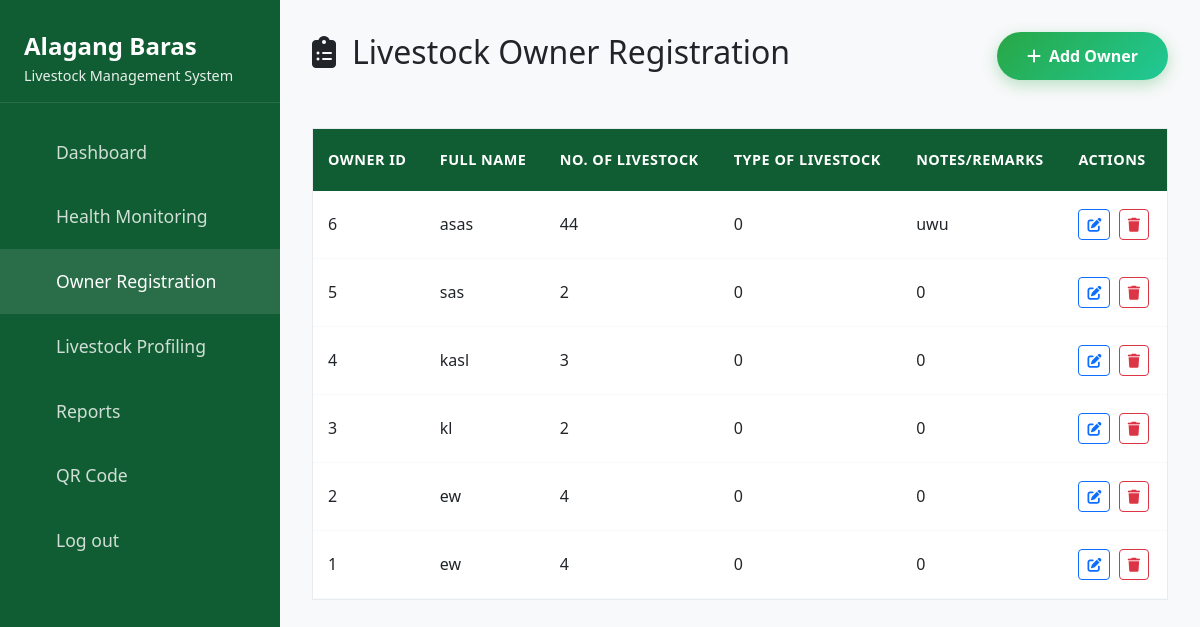
The app's page /moa/owner-list.php with its own data.
### tables this page shows
CREATE TABLE `owners` (
  `id` int(11) NOT NULL,
  `fullname` varchar(50) NOT NULL,
  `address` varchar(50) NOT NULL,
  `contact` varchar(50) NOT NULL,
  `email` varchar(50) NOT NULL,
  `number_of_livestock` int(11) NOT NULL,
  `type_of_livestock` varchar(50) NOT NULL,
  `notes` varchar(50) NOT NULL
);

### html/moa/owner-list.php (the view, shortened to what this page needs)
<?php
include_once '../../config/db.php';
$smtp = $pdo->prepare("SELECT * FROM owners ORDER BY id DESC");
if($smtp->execute()){
   $result = $smtp->fetchAll(PDO::FETCH_ASSOC);
}
?>
<!DOCTYPE html>
<html lang="en">
  <head>
    <link
      href="https://cdnjs.cloudflare.com/ajax/libs/bootstrap/5.3.0/css/bootstrap.min.css"
      rel="stylesheet"
    />
    <link
      href="https://cdnjs.cloudflare.com/ajax/libs/font-awesome/6.4.0/css/all.min.css"
      rel="stylesheet"
    />
    <link rel="stylesheet" href="../../assets/styles/components/sidebar.css" />
    <link
      rel="stylesheet"
      href="../../assets/styles/layouts/veterinarian/livestock-health-monitoring.css"
    />
  </head>
  <body>
   <div class="sidebar" id="sidebar">
      <div class="logo">
        <h4>Alagang Baras</h4>
        <p>Livestock Management System</p>
      </div>
      <nav class="nav-menu">
        <div class="nav-item">
          <a href="./dashboard.php" class="nav-link ">
            Dashboard
          </a>
        </div>
        <div class="nav-item has-submenu">
          <a href="#" class="nav-link submenu-toggle">
            Health Monitoring
          </a>
        </div>
        <div class="nav-item">
          <a href="./owner-list.php" class="nav-link active">
            Owner Registration
          </a>
        </div>
        <div class="nav-item">
          <a href="./livestock-profiling-list.php" class="nav-link">
            Livestock Profiling
          </a>
        </div>
        <div class="nav-item">
          <a href="./reports.php" class="nav-link">
            Reports
          </a>
        </div>
        <div class="nav-item">
          <a href="./qr.php" class="nav-link">
            QR Code
          </a>
        </div>
        <div class="nav-item">
          <a href="../index.php" class="nav-link">
            Log out
          </a>
        </div>
      </nav>
    </div>
    <div class="main-container">
      <main class="main-content">
        <div class="header d-flex align-items-center justify-content-between">
          <h2 class="page-title fade-in">
            <i class="fas fa-clipboard-list me-3"></i>Livestock Owner Registration
          </h2>
          <a href="./owner-registration.php" class="btn btn-add-record">
            <i class="fas fa-plus me-2"></i>Add Owner
          </a>
        </div>
        <div class="table-container mt-5">
          <div class="table-responsive">
            <table class="table mb-0" id="healthRecordsTable">
              <thead>
                <tr>
                  <th>Owner ID</th>
              <th>Full Name</th>
              <th>No. of Livestock</th>
              <th>Type of Livestock</th>
              <th>Notes/Remarks</th>
              <th>Actions</th>
                </tr>
              </thead>
              <tbody>
              <?php foreach($result as $r){ ?>
    <?php
        echo "<tr>";
        echo "<td>".$r["id"]."</td>";
        echo "<td><span class=''>".$r['fullname']."</span></td>";
        echo "<td>".$r['number_of_livestock']."</td>";
        echo "<td>".$r["type_of_livestock"]."</td>";
        echo "<td>".$r["notes"]."</td>";
        echo "<td>
                <a class='btn btn-sm btn-outline-primary me-1' href='./owner-registration.php'>
                    <i class='fas fa-edit'></i>
                </a>
                <button class='btn btn-sm btn-outline-danger' onclick='deleteRecord(this)'>
                    <i class='fas fa-trash'></i>
                </button>
              </td>";
        echo "</tr>";
    ?>
<?php } ?>
              </tbody>
            </table>
          </div>
        </div>
      </main>
    </div>
  </body>
</html>

### assets/styles/components/sidebar.css (style rules this page uses)
.sidebar { background: var(--primary-green); min-height: 100vh; width: 280px; position: fixed; left: 0; top: 0; z-index: 1000; transition: transform 0.3s ease-in-out; overflow: hidden; }
.sidebar .logo { padding: 2rem 1.5rem 1rem; color: white; border-bottom: 1px solid rgba(255, 255, 255, 0.1); }
.sidebar .logo h4 { font-weight: 700; font-size: 1.5rem; margin-bottom: 0.25rem; }
.sidebar .logo p { font-size: 0.9rem; opacity: 0.9; margin-bottom: 0; }
.nav-menu { padding: 1rem 0; }
.nav-menu .nav-item { margin: 0; }
.nav-menu .nav-link { color: rgba(255, 255, 255, 0.8); padding: 1.2rem 1.5rem; font-size: 1.1rem; display: flex; align-items: center; text-decoration: none; transition: all 0.3s ease; }
.nav-menu .nav-link:hover, .nav-menu .nav-link.active, .nav-menu .submenu .submenu-link.active { text-decoration: none; background: rgba(255, 255, 255, 0.1); color: white; }

### assets/styles/layouts/veterinarian/livestock-health-monitoring.css (style rules this page uses)
body { font-family: "Segoe UI", Tahoma, Geneva, Verdana, sans-serif; background-color: var(--light-gray); overflow-x: hidden; }
.main-content { margin-left: 280px; padding: 2rem; transition: margin-left 0.3s ease-in-out; }
.table-container { background: white; overflow: hidden; border: 1px solid #e9ecef; }
.table-responsive { max-height: 90vh; overflow: auto; }
.table { margin: 0; }
.table thead th { background: var(--primary-green); color: white; font-weight: 600; border: none; padding: 20px 15px; text-transform: uppercase; font-size: 0.9em; letter-spacing: 0.5px; }
.table tbody td { padding: 18px 15px; border-color: #f8f9fa; font-weight: 500; vertical-align: middle; }
.btn-add-record { background: linear-gradient(135deg, #28a745 0%, #20c997 100%); border: none; color: white; padding: 12px 30px; border-radius: 25px; font-weight: 600; transition: all 0.3s ease; box-shadow: 0 5px 15px rgba(40, 167, 69, 0.3); }

### assets/styles/components/variables.css (style rules this page uses)
:root { --primary-green: #115d33; --dark-green: #094a25; --light-gray: #f8f9fa; --border-gray: #dee2e6; --color-white: #ffffff; --color-black: #000000; --color-primary: #28a745; --color-primary-alt: #20c997; --color-primary-hover: #218838; --color-primary-hover-alt: #1abc9c; --color-secondary: #fd7e14; --color-secondary-alt: #ffc107; --color-tertiary: #6f42c1; --color-dark: #2c3e50; --color-muted: #6c757d; --color-gray-light: #e9ecef; --color-gray-dark: #495057; --bg-overlay1: rgba(0, 0, 0, 0.5); --bg-overlay2: rgba(0, 0, 0, 0.6); --bg-light-blur: rgba(255, 255, 255, 0.95); --bg-light-semi: rgba(255, 255, 255, 0.9); --shadow-primary: 0 4px 15px rgba(40, 167, 69, 0.3); --shadow-primary-hover: 0 8px 25px rgba(40, 167, 69, 0.5); --shadow-secondary: 0 4px 15px rgba(253, 126, 20, 0.3); --shadow-secondary-hover: 0 8px 25px rgba(253, 126, 20, 0.5); --shadow-tertiary: 0 4px 15px var(--color-black); --shadow-tertiary-hover: 0 8px 25px rgba(111, 66, 193, 0.5); --shadow-card: 0 20px 40px rgba(0, 0, 0, 0.3); --shadow-text: 2px 2px 4px rgba(0, 0, 0, 0.1); }

### records on screen
owners: id "6", fullname "asas", number_of_livestock "44", type_of_livestock "0", notes "uwu"
owners: id "5", fullname "sas", number_of_livestock "2", type_of_livestock "0", notes "0"
owners: id "4", fullname "kasl", number_of_livestock "3", type_of_livestock "0", notes "0"
owners: id "3", fullname "kl", number_of_livestock "2", type_of_livestock "0", notes "0"
owners: id "2", fullname "ew", number_of_livestock "4", type_of_livestock "0", notes "0"
owners: id "1", fullname "ew", number_of_livestock "4", type_of_livestock "0", notes "0"
